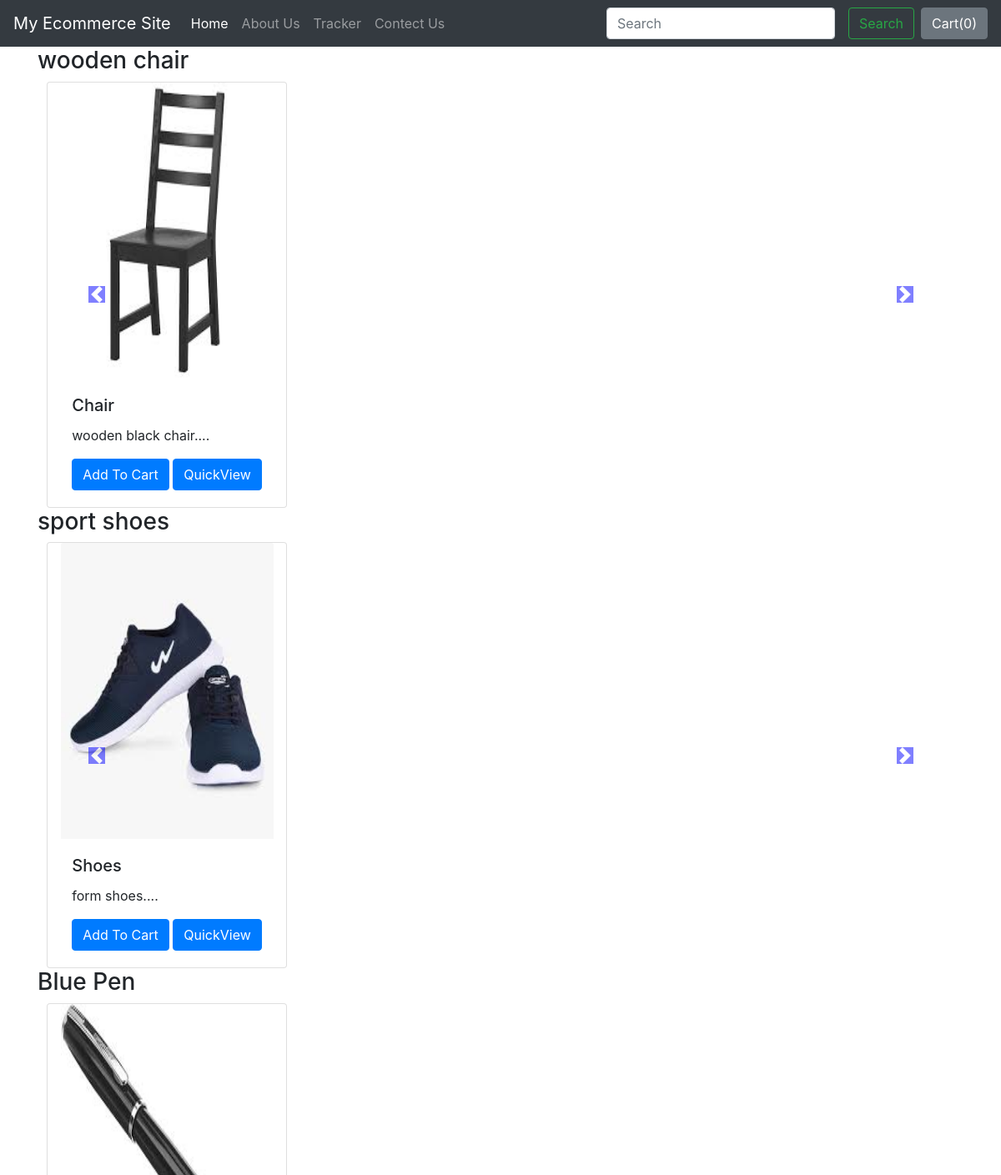
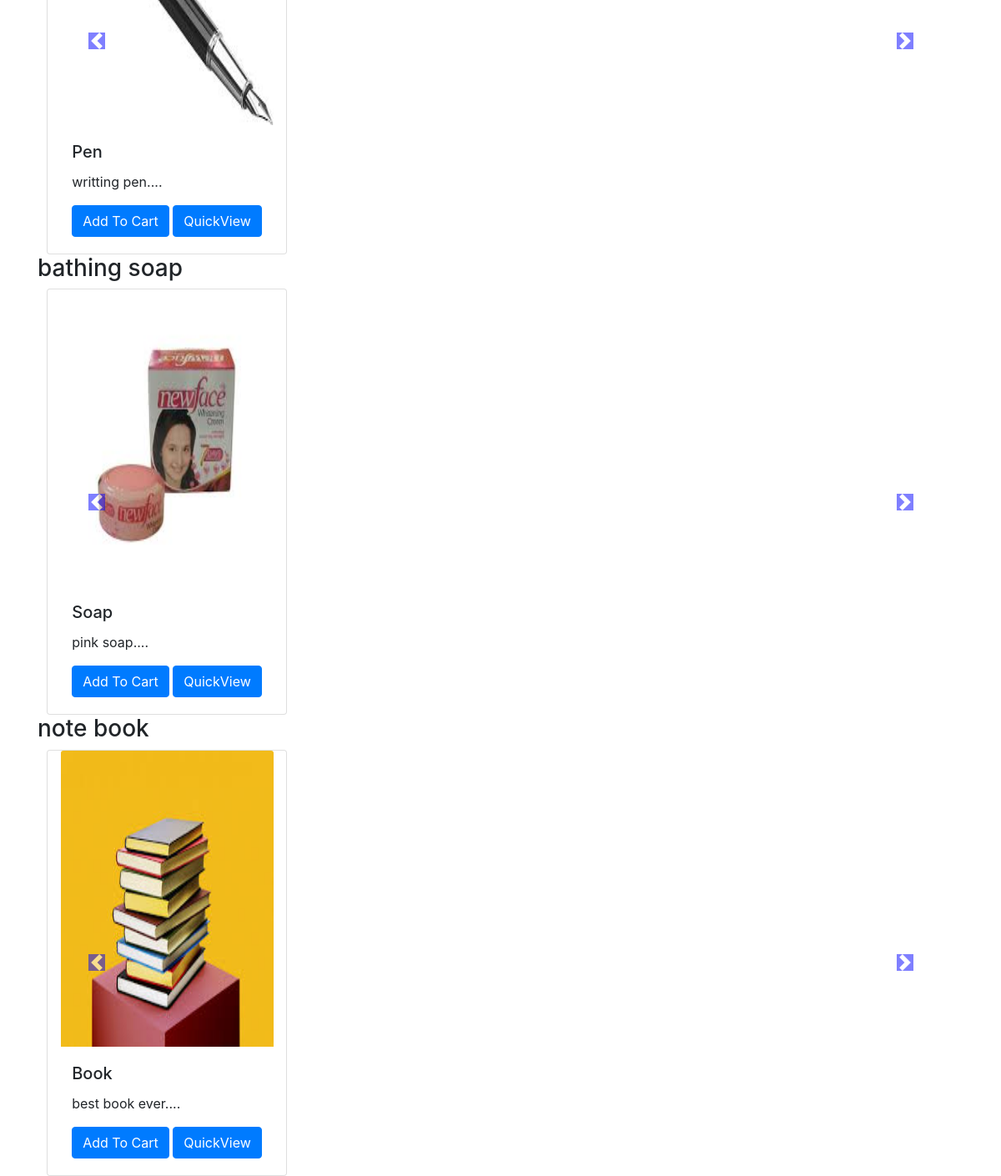
The app's page /shop/ with its own data (2 pictures, top to bottom).
### shop/models.py (models this page shows, shortened)
class product(models.Model):
    product_id = models.AutoField
    product_name = models.CharField(max_length=50)
    category = models.CharField(max_length=50, default="")
    subcategory = models.CharField(max_length=50,default="")
    price = models.IntegerField(default=0)
    desc = models.CharField(max_length=300)
    pub_date = models.DateField()
    image = models.ImageField(upload_to="shop/images", default="")

### shop/views.py (the view)
# urls.py: path("",views.index,name="ShopHome"),
def index(request):
    allprods= []
    catprods= product.objects.values('category','id')
    cats = {item['category'] for item in catprods}
    for cat in cats:
        prod = product.objects.filter(category=cat)
        n = len(prod)
        nslides = n // 4 + ceil((n / 4) - (n // 4))
        allprods.append([prod, range(1, nslides), nslides])
    params = {'allprods': allprods}
    return render(request,'shop/index.html',params)

### shop/templates/shop/index.html (shortened to what this page needs)
<!doctype html>
<html lang="en">
  <head>
    <link rel="stylesheet" href="https://stackpath.bootstrapcdn.com/bootstrap/4.5.2/css/bootstrap.min.css">
  </head>
  <body>
  {% load static %}
  <nav class="navbar navbar-expand-lg navbar-dark bg-dark">
  <a class="navbar-brand" href="/shop">My Ecommerce Site</a>
  <div class="collapse navbar-collapse" id="navbarSupportedContent">
    <ul class="navbar-nav mr-auto">
      <li class="nav-item active">
        <a class="nav-link" href="/shop">Home <span class="sr-only">(current)</span></a>
      </li>
        <li class="nav-item">
        <a class="nav-link" href="/shop/about">About Us</a>
      </li>
       <li class="nav-item">
        <a class="nav-link" href="/shop/tracker">Tracker</a>
      </li>
       <li class="nav-item">
        <a class="nav-link" href="/shop/contact">Contect Us</a>
      </li>
    </ul>
    <form class="form-inline my-2 my-lg-0">
      <input class="form-control mr-sm-2" type="search" placeholder="Search" aria-label="Search">
      <button class="btn btn-outline-success my-2 my-sm-0 mx-2" type="submit">Search</button>
    </form>
    <button type="button" class="btn btn-secondary" data-container="body" data-toggle="popover" data-placement="bottom" data-html="True" data-content="Vivamus
sagittis lacus vel augue laoreet rutrum faucibus.">
  Cart(<span id="cart">0</span>)
</button>
  </div>
</nav>
  <div class="container">
    {% for product, range, nslides in allprods %}
    <h3>{{product.0.category}}</h3>
    <div class="row">
  <div id="#demo{{forloop.counter}}" class="col carousel slide my=3" data-ride="carousel">
    <ul class="carousel-indicators">
      <li data-target="#demo{{forloop.counter}}" data-slide-to="0"></li>
    </ul>
  <div class="Container carousel-inner no-padding">
    <div class="carousel-item active">
     <div class="col-xs-3 col-sm-3 col-md-3">
      <div class="card align-items-center" style="width: 18rem;">
        <img src='/media/{{product.0.image}}' class="card-img-top" alt="...">
        <div class="card-body">
          <h5 class="card-title">{{product.0.product_name}}</h5>
          <p class="card-text">{{product.0.desc|slice:"0:52"}}....</p>
          <span id="div{{product.0.id}}">
          <button id="{{product.0.id}}" class="btn btn-primary cart">Add To Cart</button>
            </span>
          <a href="/shop/products/{{product.0.id}}">
           <button id="qv{{product.0.id}}" class="btn btn-primary cart">QuickView</button></a>
        </div>
      </div>
    </div>
    </div>
  </div>
  <a class="carousel-control-prev" href="#demo{{forloop.counter}}" data-slide="prev">
     <span class="carousel-control-prev-icon"></span>
  </a>
  <a class="carousel-control-next" href="#demo{{forloop.counter}}" data-slide="next">
     <span class="carousel-control-next-icon"></span>
  </a>
  </div>
    </div>
    {% endfor %}
  </div>
  </body>
</html>

### shop/templates/shop/index.html (style rules this page uses)
.col-md-3 { display: inline-block; margin-left:-4px; }
.col-md-3 img { width: 255px; height: 355px; }
body .carousel-indicators { bottom:0; }
body .carousel-control-prev-icon, body .carousel-control-next-icon { background-color: blue; }
.carousel-control-prev, .carousel-control-next { padding-auto:300px; }
body .no-padding { padding-left: 0, padding-right: 0; }

### records on screen
product: category "wooden chair", image (picture), product_name "Chair", desc "wooden black chair"
product: category "sport shoes", image (picture), product_name "Shoes", desc "form shoes"
product: category "Blue Pen", image (picture), product_name "Pen", desc "writting pen"
product: category "bathing soap", image (picture), product_name "Soap", desc "pink soap"
product: category "note book", image (picture), product_name "Book", desc "best book ever"
